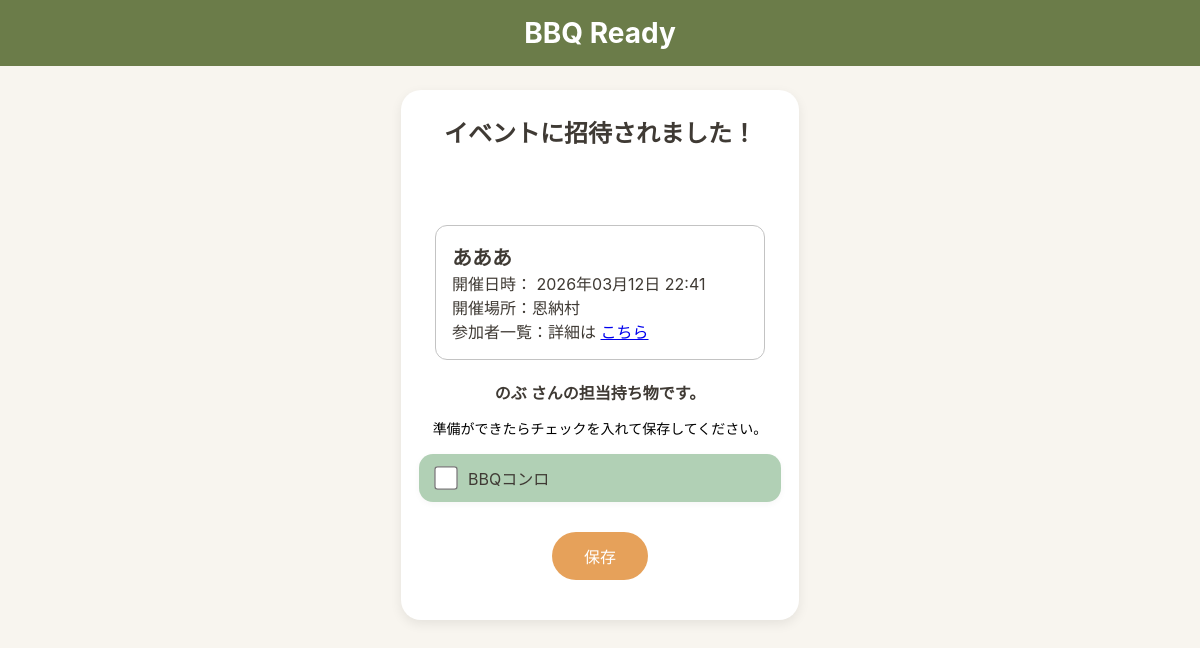
Screenshot of /invite/XXvU2_dszEIaWZlYCPKh0m7ZyKoIrdE2ieUiJIsDUIY/ with the database file from the repository.
### bbq_app/models.py (models this page shows, shortened)
class Event(models.Model):
    user = models.ForeignKey(settings.AUTH_USER_MODEL, on_delete=models.CASCADE, related_name="events")
    name = models.CharField("イベント名", max_length=30)
    held_at = models.DateTimeField("開催日時", null=True, blank=True)
    location = models.CharField("開催場所", max_length=50, blank=True)
    created_at = models.DateTimeField("作成日時", auto_now_add=True)
    updated_at = models.DateTimeField("更新日時", auto_now=True)

class Invitation(models.Model):
    class Status(models.IntegerChoices):
        PENDING = 0, "pending"   #未アクセス（期限内）
        ACTIVE = 1, "active"     #アクセス済・有効
        EXPIRED = 2, "expired"   #期限切れ
        REVOKED = 3, "revoked"   #主催者が無効化
    user = models.ForeignKey(
        settings.AUTH_USER_MODEL,
        on_delete=models.CASCADE,
        related_name="invitations"
    )
    participant = models.OneToOneField(
        "Participant",
        on_delete=models.CASCADE,
        related_name="invitations"
    )
    token = models.CharField(max_length=300, unique=True)
    guest_name = models.CharField(max_length=30)
    status = models.IntegerField(choices=Status.choices, default=Status.PENDING)
    revoked_at = models.DateTimeField(null=True, blank=True)
    expires_at = models.DateTimeField()
    created_at = models.DateTimeField(auto_now_add=True)
    updated_at = models.DateTimeField(auto_now=True)

class EventItem(models.Model):
    event = models.ForeignKey(Event, on_delete=models.CASCADE, related_name="event_items")
    bbq_item = models.ForeignKey(BbqItem, on_delete=models.CASCADE, related_name="event_items")
    is_selected = models.BooleanField(default=False)
    assignee = models.ForeignKey(
        "Participant",
        null=True,
        blank=True,
        on_delete=models.SET_NULL,
        related_name="assigned_items"
    )
    is_ready = models.BooleanField(default=False)
    created_at = models.DateTimeField(auto_now_add=True)
    updated_at = models.DateTimeField(auto_now=True)
    class Meta:
        constraints = [
            models.UniqueConstraint(
                fields=["event", "bbq_item"],
                name="unique_event_bbq_item"
            )
        ]

class BbqItem(models.Model):
    class Category(models.IntegerChoices):
        FIRE = 1, "火起こし・調理グッズ"
        PLACE = 2, "会場設営"
        FOOD = 3, "食材・飲み物"
        CONVENIENCE = 4, "便利グッズ"
        OTHER = 5, "その他"
    user = models.ForeignKey(settings.AUTH_USER_MODEL, null=True, blank=True, on_delete=models.CASCADE, related_name="bbq_items")
    name = models.CharField("持ち物名", max_length=50)
    category = models.IntegerField(choices=Category.choices)
    created_at = models.DateTimeField(auto_now_add=True)
    updated_at = models.DateTimeField(auto_now=True)

### bbq_app/views.py (the view, shortened to what this page needs)
# urls.py: path("invite/<str:token>/", views.invitation_access, name="invitation_access"),
def invitation_access(request, token):
    invitation = Invitation.objects.filter(token=token).select_related("participant__event").first()
    if not invitation:
        return render(request, "bbq_app/invitation_invalid.html")
    if (
        not invitation.guest_name
        and invitation.expires_at
        and invitation.expires_at < timezone.now()
    ):
        return render(
            request,
            "bbq_app/invitation_expired.html",
            {"invitation": invitation}
        )
    assigned_items = EventItem.objects.filter(
        event=invitation.participant.event,
        assignee=invitation.participant,
        is_selected=True
    ).select_related("bbq_item").order_by("id")
    return render(
        request,
        "bbq_app/invitation_access.html",
        {
            "invitation": invitation,
            "assigned_items": assigned_items,
        }
    )

### bbq_app/templates/bbq_app/invitation_access.html (shortened to what this page needs)
<DOCTYPE html>
<html lang="ja">
<head>
    {% load static %}
    <link rel="stylesheet" href="{% static 'bbq_app/css/style.css' %}">
</head>
<body class="guest-page">
<div class="guest-page__container">
    <header class="guest-page__header">
        <h1 class="guest-page__title">BBQ Ready</h1>
    </header>
    <main class="guest-page__content">
        <section class="guest-card">
            <h2 class="guest-card__heading">イベントに招待されました！</h2>
            {% if not invitation.guest_name %}
                <p class="guest-card__text">参加するお名前を入力してください。</p>
                <form method="post" class="guest-form">
                    {% csrf_token %}
                    <input type="text" name="guest_name" placeholder="名前を入力" class="guest-input">
                    <button type="submit" class="guest-button">登録</button>
                </form>
            {% else %}
                {% include "bbq_app/partials/guest_event_header.html" with event=invitation.participant.event %}
                <div class="guest-items-info">
                    <p class="guest-items-title">
                        {{ invitation.guest_name }} さんの担当持ち物です。
                    </p>
                    <p class="guest-items-description">
                        準備ができたらチェックを入れて保存してください。
                    </p>
                </div>
                <form method="post" class="guest-form">
                    <ul class="guest-items">
                        {% for event_item in assigned_items %}
                            <li class="guest-item">
                                <label class="guest-item__label">
                                    <input
                                        type="checkbox"
                                        name="ready_items"
                                        value="{{ event_item.id }}"
                                    >
                                    <span>{{ event_item.bbq_item.name }}</span>
                                </label>
                            </li>
                        {% empty %}
                            <li class="guest-empty">担当の持ち物はありません。</li>
                        {% endfor %}
                    </ul>
                    {% if assigned_items %}
                        <button type="submit" class="guest-button">保存</button>
                    {% endif %}
                </form>
            {% endif %}
        </section>
    </main>
</div>
</body>
</html>

### bbq_app/templates/bbq_app/partials/guest_event_header.html (shortened to what this page needs)
{% load static %}
{% if event %}
<div class="event-header guest-event-header">
  <div class="event_header__top">
    <div>
      <div class="event-header__title">{{ event.name }}</div>
      <div class="event-header__meta">
        開催日時：
        {% if event.held_at %}
          {{ event.held_at|date:"Y年m月d日 H:i" }}
        {% else %}
          未定
        {% endif %}
        <br>
        開催場所：{{ event.location|default:"未定" }}
        <br>
        参加者一覧：詳細は
        <a href="#" onclick="openParticipantsModal(); return false;">こちら</a>
      </div>
    </div>
  </div>
</div>
{% endif %}

### bbq_app/static/bbq_app/css/style.css (style rules this page uses)
body { margin: 0; background: #f5f5f5; font-family: -apple-system, BlinkMacSystemFont, "Helvetica Neue", sans-serif; }
.event-header { background: white; border: 1px solid #c3c3c3; border-radius: 12px; margin: 16px; padding: 16px; margin-top: 76px; position: relative; }
.event-header__title { font-size: 20px; font-weight: 600; }
.guest-page { margin: 0; background: #f8f5ef; color: #3f3a34; }
.guest-page__container { min-height: 100vh; }
.guest-page__header { background: #6b7c49; padding: 16px; text-align: center; }
.guest-page__title { color: white; margin: 0; font-size: 28px; }
.guest-page__content { max-width: 430px; margin: 0 auto; padding: 24px 16px 120px; box-sizing: border-box; }
.guest-card { background: white; border-radius: 20px; padding: 24px 18px; box-shadow: 0 4px 12px rgba(0, 0, 0, 0.08); }
.guest-card__heading { text-align: center; margin-top: 0; margin-bottom: 16px; }
.guest-form { display: flex; flex-direction: column; gap: 14px; }
.guest-button { border: none; border-radius: 999px; padding: 12px 32px; background: #e6a15a; color: white; font-size: 16px; display: block; width: fit-content; margin: 16px auto 0; }
.guest-items { list-style: none; margin: 0; padding: 0; display: flex; flex-direction: column; gap: 10px; }
.guest-item { background: #b1d0b5; border-radius: 14px; padding: 12px 14px; box-shadow: 0 2px 6px rgba(0, 0, 0, 0.04); }
.guest-item__label { display: flex; align-items: center; gap: 10px; }
.guest-item input[type="checkbox"] { transform: scale(1.3); }
.guest-items-info { text-align:center; margin:20px 0 16px; }
.guest-items-title { font-size:16px; font-weight:600; margin-bottom:6px; }
.guest-items-description { font-size:14px; color: black; }
input[type="checkbox"] { width: 18px; height: 18px; }

### rows the page displays
Event: name "あああ", held_at "2026年03月12日 22:41", location "恩納村"
Invitation: guest_name "のぶ"
EventItem: bbq_item.name "BBQコンロ"
